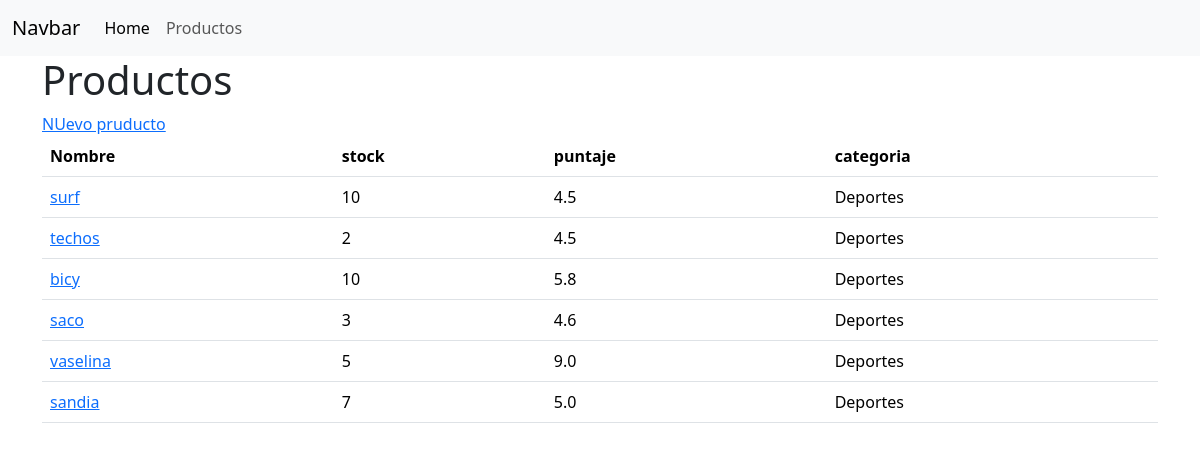
/productos/, run on the app's committed database.
### productos/models.py (models this page shows, shortened)
class Producto(models.Model):
    nombre = models.CharField(max_length=100)
    stock = models.IntegerField()
    puntaje = models.FloatField()
    categoria = models.ForeignKey(
        Categoria, on_delete=models.CASCADE
    )
    creado_en = models.DateTimeField(default=timezone.now)

class Categoria(models.Model):
    nombre = models.CharField(max_length=100) #longuitud maxima 100 que debe guardar
    def __str__(self):
        return self.nombre

### productos/views.py (the view)
# urls.py: path('', views.index, name='index'),
def index(request):
    productos = Producto.objects.all() # si quetremos ver en un json debemos usar values()
    return render(
        request,
        'index.html',
        context={'productos':productos}
    )

### productos/templates/index.html
{%extends 'base.html' %}
{%block content%}
<h1> Productos</h1>
<a href= {% url "productos:formulario" %}> NUevo pruducto </a>
<table class="table">
    <thead>
        <tr>
            <th>Nombre</th>
            <th>stock</th>
            <th>puntaje</th>
            <th>categoria</th>
        </tr>
    </thead>
    <tbody>
        {%for producto in productos%}
        <tr>
            <td>
                <a href="{% url 'productos:detalle' producto.id %}">
                    {{ producto.nombre}}
                </a>
            </td>
            <td>{{ producto.stock}}</td>
            <td>{{ producto.puntaje}}</td>
            <td>{{ producto.categoria}}</td>
        </tr>
        {%endfor%}
    </tbody>
</table>
{%endblock%}

### templates/base.html (shortened to what this page needs)
<!DOCTYPE html>
<html lang="en">
<head>
    <link href="https://cdn.jsdelivr.net/npm/bootstrap@5.3.8/dist/css/bootstrap.min.css" rel="stylesheet">
</head>
<body>
    <nav class="navbar navbar-expand-lg bg-body-tertiary">
  <div class="container-fluid">
    <a class="navbar-brand" href="#">Navbar</a>
    <div class="collapse navbar-collapse" id="navbarNav">
      <ul class="navbar-nav">
        <li class="nav-item">
          <a class="nav-link active" aria-current="page" href=" {% url "inicio" %}">Home</a>
        </li>
        <li class="nav-item">
          <a class="nav-link" href="{% url "productos:index" %}">Productos</a>
        </li>
      </ul>
    </div>
  </div>
</nav>
    <div class="container ">
        {%block content%}
        {%endblock%}
    </div>
</body>
</html>

### data on the page
Producto: nombre "surf", stock "10", puntaje "4.5", categoria "Deportes"
Producto: nombre "techos", stock "2", puntaje "4.5", categoria "Deportes"
Producto: nombre "bicy", stock "10", puntaje "5.8", categoria "Deportes"
Producto: nombre "saco", stock "3", puntaje "4.6", categoria "Deportes"
Producto: nombre "vaselina", stock "5", puntaje "9.0", categoria "Deportes"
Producto: nombre "sandia", stock "7", puntaje "5.0", categoria "Deportes"
